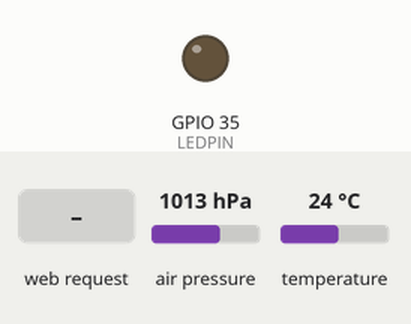
This sketch was run on a simulated ESP32. Shown: output pins drawn as LEDs (lit = HIGH). The inputs (shaded band) are chosen by the test bench; at power-on: air pressure 1013 hPa, temperature 24 °C. WiFi joins after 1.5 s; servers stay silent unless stated; what the sketch prints to the serial monitor is not drawn.

Above: at 4.7 s.
4.8 s: HTTP request GET /?LED=1 received
At 6.7 s:
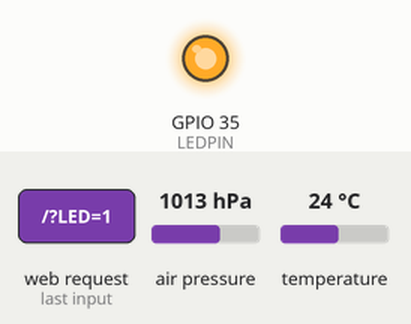
7.0 s: HTTP request GET /?LED=0 received
At 8.6 s:
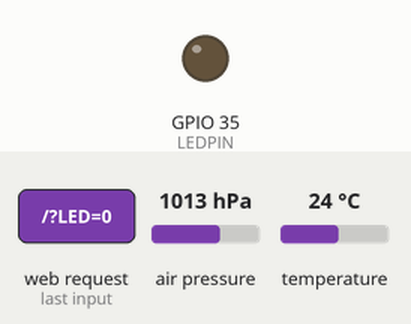
Timing chart, 0 to 10.1 s (numbered marks = the images above; inputs shaded):
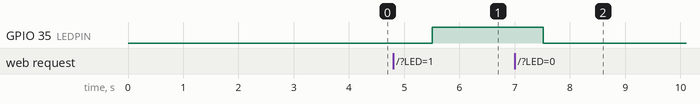

The sketch:

HelloServer.ino
```cpp
    /////////////////////////////////////////////////////////////////
   //         ESP32 Web Server Project  v1.00                     //
  //       Get the latest version of the code here:              //
 //         http://educ8s.tv/esp32-web-server                   //
/////////////////////////////////////////////////////////////////


#include <WiFi.h>
#include <WiFiClient.h>
#include <WebServer.h>  //https://github.com/bbx10/WebServer_tng
#include "Adafruit_BMP280.h" //https://github.com/Takatsuki0204/BME280-I2C-ESP32

WebServer server ( 80 );

const char* ssid     = "FASTWEB-k6b73M";
const char* password = "6UvxHusqbD";
#define ALTITUDE 50.0

#define I2C_SDA 47
#define I2C_SCL 48
#define BME280_ADDRESS 0x76  //If the sensor does not work, try the 0x77 address as well
int LEDPIN = 35;

float temperature = 0;
float humidity = 0;
float pressure = 0;

String  ledState = "OFF";

Adafruit_BMP280 bme;

void setup()
{
  pinMode(LEDPIN, OUTPUT);

  Serial.begin(9600);

  connectToWifi();

  beginServer();

  initSensor();
}

void loop() {

 server.handleClient();

 getTemperature();
 getPressure();
 delay(1000);

}

void connectToWifi()
{
  WiFi.enableSTA(true);

  delay(2000);

  WiFi.begin(ssid, password);

  while (WiFi.status() != WL_CONNECTED) {
        delay(500);
        Serial.print(".");
    }
  Serial.println("");
  Serial.println("WiFi connected");
  Serial.println("IP address: ");
  Serial.println(WiFi.localIP());
}

void beginServer()
{
  server.on ( "/", handleRoot );
  server.begin();
  Serial.println ( "HTTP server started" );
}

void handleRoot(){
  if ( server.hasArg("LED") ) {
    handleSubmit();
  } else {
    server.send ( 200, "text/html", getPage() );
  }
}

void initSensor()
{
  bool status = bme.begin(BME280_ADDRESS);
  if (!status) {
    Serial.println("Could not find a valid BME280 sensor, check wiring!");
    while (1);
  }
}

float getTemperature()
{
  temperature = bme.readTemperature();
}

float getPressure()
{
  pressure = bme.readPressure();
  pressure = bme.seaLevelForAltitude(ALTITUDE,pressure);
  pressure = pressure/100.0F;
}

void handleSubmit() {

  String LEDValue;
  LEDValue = server.arg("LED");
  Serial.println("Set GPIO ");
  Serial.print(LEDValue);

  if ( LEDValue == "1" ) {
    digitalWrite(LEDPIN, HIGH);
    ledState = "On";
    server.send ( 200, "text/html", getPage() );
  }
  else if( LEDValue == "0" )
  {
    digitalWrite(LEDPIN, LOW);
    ledState = "Off";
    server.send ( 200, "text/html", getPage() );
  } else
  {
    Serial.println("Error Led Value");
  }
}

String getPage(){
  String page = "<html lang=en-EN><head><meta http-equiv='refresh' content='60'/>";
  page += "<title>ESP32 WebServer - educ8s.tv</title>";
  page += "<style> body { background-color: #fffff; font-family: Arial, Helvetica, Sans-Serif; Color: #000000; }</style>";
  page += "</head><body><h1>ESP32 WebServer</h1>";
  page += "<h3>BME280 Sensor</h3>";
  page += "<ul><li>Temperature: ";
  page += temperature;
  page += "&deg;C</li>";
  page += "<li>Barometric Pressure: ";
  page += pressure;
  page += " hPa</li></ul>";
  page += "<h3>GPIO</h3>";
  page += "<form action='/' method='POST'>";
  page += "<ul><li>LED";
  page += "";
  page += "<INPUT type='radio' name='LED' value='1'>ON";
  page += "<INPUT type='radio' name='LED' value='0'>OFF</li></ul>";
  page += "<INPUT type='submit' value='Submit'>";

  page += "</body></html>";
  return page;
}
```

Measured:
- after the input at 4.8 s, GPIO 35 (LEDPIN): LOW → HIGH after 0.71 s
- after the input at 7.0 s, GPIO 35 (LEDPIN): HIGH → LOW after 0.52 s
